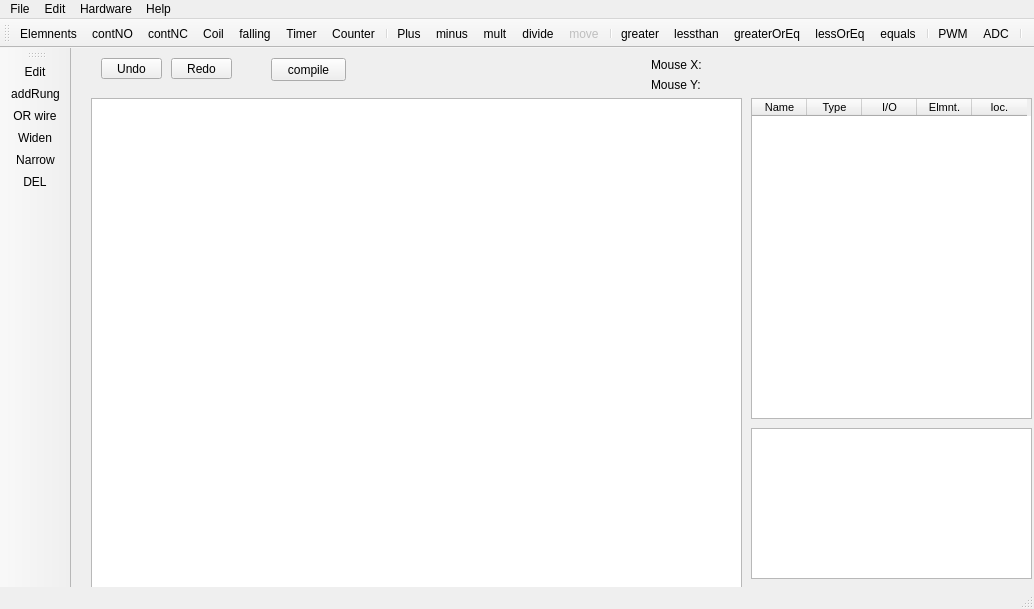
 <widget class="QMainWindow" name="MainWindow">
  <property name="geometry">
   <rect>
    <x>0</x>
    <y>0</y>
    <width>1034</width>
    <height>609</height>
   </rect>
  </property>
  <property name="windowTitle">
   <string>Waltech Ladder Maker</string>
  </property>
  <widget class="QWidget" name="centralwidget">
   <widget class="QGraphicsView" name="graphicsView">
    <property name="geometry">
     <rect>
      <x>20</x>
      <y>50</y>
      <width>651</width>
      <height>521</height>
     </rect>
    </property>
    <property name="sizePolicy">
     <sizepolicy hsizetype="Expanding" vsizetype="Expanding">
      <horstretch>0</horstretch>
      <verstretch>0</verstretch>
     </sizepolicy>
    </property>
    <property name="mouseTracking">
     <bool>true</bool>
    </property>
   </widget>
   <widget class="QLabel" name="label">
    <property name="geometry">
     <rect>
      <x>580</x>
      <y>10</y>
      <width>50</width>
      <height>13</height>
     </rect>
    </property>
    <property name="text">
     <string>Mouse X:</string>
    </property>
   </widget>
   <widget class="QLabel" name="label_2">
    <property name="geometry">
     <rect>
      <x>630</x>
      <y>10</y>
      <width>50</width>
      <height>13</height>
     </rect>
    </property>
    <property name="text">
     <string/>
    </property>
   </widget>
   <widget class="QLabel" name="label_3">
    <property name="geometry">
     <rect>
      <x>580</x>
      <y>30</y>
      <width>50</width>
      <height>13</height>
     </rect>
    </property>
    <property name="text">
     <string>Mouse Y:</string>
    </property>
   </widget>
   <widget class="QLabel" name="label_4">
    <property name="geometry">
     <rect>
      <x>630</x>
      <y>30</y>
      <width>50</width>
      <height>13</height>
     </rect>
    </property>
    <property name="text">
     <string/>
    </property>
   </widget>
   <widget class="QToolButton" name="undoBbutton">
    <property name="geometry">
     <rect>
      <x>30</x>
      <y>10</y>
      <width>61</width>
      <height>21</height>
     </rect>
    </property>
    <property name="text">
     <string>Undo</string>
    </property>
    <property name="icon">
     <iconset resource="toolbaricons.qrc">
      <normaloff>:/icons/icons/CurvedArrowRightDown.svg</normaloff>:/icons/icons/CurvedArrowRightDown.svg</iconset>
    </property>
    <property name="toolButtonStyle">
     <enum>Qt::ToolButtonTextBesideIcon</enum>
    </property>
   </widget>
   <widget class="QToolButton" name="redoButton">
    <property name="geometry">
     <rect>
      <x>100</x>
      <y>10</y>
      <width>61</width>
      <height>21</height>
     </rect>
    </property>
    <property name="text">
     <string>Redo</string>
    </property>
    <property name="icon">
     <iconset resource="toolbaricons.qrc">
      <normaloff>:/icons/icons/CurvedArrowLeftDown.svg</normaloff>:/icons/icons/CurvedArrowLeftDown.svg</iconset>
    </property>
    <property name="toolButtonStyle">
     <enum>Qt::ToolButtonTextBesideIcon</enum>
    </property>
   </widget>
   <widget class="QTableWidget" name="tableWidget">
    <property name="geometry">
     <rect>
      <x>680</x>
      <y>50</y>
      <width>281</width>
      <height>321</height>
     </rect>
    </property>
    <property name="font">
     <font>
      <pointsize>8</pointsize>
     </font>
    </property>
    <property name="editTriggers">
     <set>QAbstractItemView::NoEditTriggers</set>
    </property>
    <property name="selectionMode">
     <enum>QAbstractItemView::NoSelection</enum>
    </property>
    <property name="sortingEnabled">
     <bool>true</bool>
    </property>
    <property name="cornerButtonEnabled">
     <bool>false</bool>
    </property>
    <property name="columnCount">
     <number>5</number>
    </property>
    <attribute name="horizontalHeaderVisible">
     <bool>true</bool>
    </attribute>
    <attribute name="horizontalHeaderDefaultSectionSize">
     <number>55</number>
    </attribute>
    <attribute name="verticalHeaderVisible">
     <bool>false</bool>
    </attribute>
    <attribute name="verticalHeaderDefaultSectionSize">
     <number>14</number>
    </attribute>
    <column>
     <property name="text">
      <string>Name</string>
     </property>
     <property name="font">
      <font>
       <pointsize>8</pointsize>
      </font>
     </property>
    </column>
    <column>
     <property name="text">
      <string>Type</string>
     </property>
    </column>
    <column>
     <property name="text">
      <string>I/O</string>
     </property>
     <property name="font">
      <font>
       <pointsize>8</pointsize>
      </font>
     </property>
    </column>
    <column>
     <property name="text">
      <string>Elmnt.</string>
     </property>
     <property name="font">
      <font>
       <pointsize>8</pointsize>
      </font>
     </property>
    </column>
    <column>
     <property name="text">
      <string>loc.</string>
     </property>
     <property name="font">
      <font>
       <pointsize>8</pointsize>
      </font>
     </property>
    </column>
   </widget>
   <widget class="QPushButton" name="infoButton">
    <property name="geometry">
     <rect>
      <x>200</x>
      <y>10</y>
      <width>75</width>
      <height>23</height>
     </rect>
    </property>
    <property name="toolTip">
     <string>&lt;html&gt;&lt;head/&gt;&lt;body&gt;&lt;p&gt;Create hex file and upload it to the Hardware&lt;/p&gt;&lt;/body&gt;&lt;/html&gt;</string>
    </property>
    <property name="whatsThis">
     <string>&lt;html&gt;&lt;head/&gt;&lt;body&gt;&lt;p&gt;This buton starts the following: &lt;/p&gt;&lt;p&gt;- creation of C code.  &lt;/p&gt;&lt;p&gt;- compiling of that cod with GCC&lt;/p&gt;&lt;p&gt;- uploading of the resulting hex file to the hardware via USB&lt;/p&gt;&lt;/body&gt;&lt;/html&gt;</string>
    </property>
    <property name="text">
     <string>compile</string>
    </property>
   </widget>
   <widget class="QTextBrowser" name="textBrowser">
    <property name="geometry">
     <rect>
      <x>680</x>
      <y>380</y>
      <width>281</width>
      <height>151</height>
     </rect>
    </property>
   </widget>
  </widget>
  <widget class="QStatusBar" name="statusbar"/>
  <widget class="QToolBar" name="toolBar">
   <property name="cursor">
    <cursorShape>ArrowCursor</cursorShape>
   </property>
   <property name="contextMenuPolicy">
    <enum>Qt::PreventContextMenu</enum>
   </property>
   <property name="windowTitle">
    <string>Elements</string>
   </property>
   <attribute name="toolBarArea">
    <enum>TopToolBarArea</enum>
   </attribute>
   <attribute name="toolBarBreak">
    <bool>false</bool>
   </attribute>
   <addaction name="actionElemnents"/>
   <addaction name="actionContNO"/>
   <addaction name="actionContNC"/>
   <addaction name="actionCoil"/>
   <addaction name="actionFalling"/>
   <addaction name="actionTimer"/>
   <addaction name="actionCounter"/>
   <addaction name="separator"/>
   <addaction name="actionPlus"/>
   <addaction name="actionMinus"/>
   <addaction name="actionMult"/>
   <addaction name="actionDivide"/>
   <addaction name="actionMove"/>
   <addaction name="separator"/>
   <addaction name="actionGreater"/>
   <addaction name="actionLessthan"/>
   <addaction name="actionGreaterOrEq"/>
   <addaction name="actionLessOrEq"/>
   <addaction name="actionEquals"/>
   <addaction name="separator"/>
   <addaction name="actionPWM"/>
   <addaction name="actionADC"/>
   <addaction name="separator"/>
  </widget>
  <widget class="QMenuBar" name="menuBar">
   <property name="geometry">
    <rect>
     <x>0</x>
     <y>0</y>
     <width>1034</width>
     <height>21</height>
    </rect>
   </property>
   <widget class="QMenu" name="menuFile">
    <property name="title">
     <string>File</string>
    </property>
    <addaction name="actionClose"/>
    <addaction name="actionOpen"/>
    <addaction name="actionSave"/>
    <addaction name="actionSave_As"/>
   </widget>
   <widget class="QMenu" name="menuEdit">
    <property name="title">
     <string>Edit</string>
    </property>
    <addaction name="actionUndo"/>
    <addaction name="actionRedo"/>
   </widget>
   <widget class="QMenu" name="menuHelp">
    <property name="title">
     <string>Help</string>
    </property>
    <addaction name="actionWhatsThis"/>
    <addaction name="separator"/>
    <addaction name="actionUSBHelp"/>
    <addaction name="actionArduinoUno_IO"/>
    <addaction name="actionArduinoNano_IO"/>
    <addaction name="actionArduinoMega_IO"/>
    <addaction name="actionAbout"/>
   </widget>
   <widget class="QMenu" name="menuDiagnostics">
    <property name="title">
     <string>Hardware</string>
    </property>
    <addaction name="actionWaltech"/>
    <addaction name="actionArduinoUno"/>
    <addaction name="actionArduinoNano"/>
    <addaction name="actionArduinoMega"/>
    <addaction name="separator"/>
    <addaction name="actionCheck_HW_2"/>
   </widget>
   <addaction name="menuFile"/>
   <addaction name="menuEdit"/>
   <addaction name="menuDiagnostics"/>
   <addaction name="menuHelp"/>
  </widget>
  <widget class="QToolBar" name="toolBar_2">
   <property name="windowTitle">
    <string>toolBar_2</string>
   </property>
   <attribute name="toolBarArea">
    <enum>LeftToolBarArea</enum>
   </attribute>
   <attribute name="toolBarBreak">
    <bool>false</bool>
   </attribute>
   <addaction name="actionEdit_nTools"/>
   <addaction name="actionaddRung"/>
   <addaction name="actionORwire"/>
   <addaction name="actionWiden"/>
   <addaction name="actionNarrow"/>
   <addaction name="actionDEL"/>
  </widget>
  <action name="actionContNO">
   <property name="checkable">
    <bool>true</bool>
   </property>
   <property name="icon">
    <iconset resource="toolbaricons.qrc">
     <normaloff>:/icons/icons/contact_NO_button.svg</normaloff>:/icons/icons/contact_NO_button.svg</iconset>
   </property>
   <property name="text">
    <string>contNO</string>
   </property>
   <property name="toolTip">
    <string>Normally Open Contact</string>
   </property>
   <property name="whatsThis">
    <string>&lt;html&gt;&lt;head/&gt;&lt;body&gt;&lt;p&gt;&lt;span style=&quot; font-size:11pt; color:#000000;&quot;&gt;Inserts a Normally Open Contact in the ladder. &lt;/span&gt;&lt;span style=&quot; font-size:10pt; color:#000000;&quot;&gt;&lt;br/&gt;&lt;br/&gt;--A dialog window will appear.&lt;br/&gt;--Choose an input from the dropdown menu.&lt;br/&gt;--If &amp;quot;internal&amp;quot; selected and name is shared, the state will come from a Coil&lt;/span&gt;&lt;span style=&quot; color:#000000;&quot;/&gt;&lt;/p&gt;&lt;/body&gt;&lt;/html&gt;</string>
   </property>
  </action>
  <action name="actionContNC">
   <property name="checkable">
    <bool>true</bool>
   </property>
   <property name="icon">
    <iconset resource="toolbaricons.qrc">
     <normaloff>:/icons/icons/contact_NC_button.svg</normaloff>:/icons/icons/contact_NC_button.svg</iconset>
   </property>
   <property name="text">
    <string>contNC</string>
   </property>
   <property name="toolTip">
    <string>Normally Closed Contact</string>
   </property>
   <property name="whatsThis">
    <string>&lt;html&gt;&lt;head/&gt;&lt;body&gt;&lt;p&gt;&lt;span style=&quot; font-family:'Sans Serif'; font-size:11pt; color:#000000;&quot;&gt;Inserts a Normally Closed Contact in the ladder. &lt;br/&gt;&lt;br/&gt;--A dialog window will appear.&lt;br/&gt;--Choose an input from the dropdown menu.&lt;br/&gt;--If &amp;quot;internal&amp;quot; selected and name is shared, the state will come from a Coil &lt;/span&gt;&lt;/p&gt;&lt;/body&gt;&lt;/html&gt;</string>
   </property>
  </action>
  <action name="actionCoil">
   <property name="checkable">
    <bool>true</bool>
   </property>
   <property name="icon">
    <iconset resource="toolbaricons.qrc">
     <normaloff>:/icons/icons/Coil_button.svg</normaloff>:/icons/icons/Coil_button.svg</iconset>
   </property>
   <property name="text">
    <string>Coil</string>
   </property>
   <property name="toolTip">
    <string>Coil</string>
   </property>
   <property name="whatsThis">
    <string>&lt;html&gt;&lt;head/&gt;&lt;body&gt;&lt;p&gt;&lt;span style=&quot; font-size:11pt; color:#000000;&quot;&gt;Inserts a Coil in the ladder. &lt;br/&gt;&lt;br/&gt;--A dialog window will appear.&lt;br/&gt;--Choose an Output from the dropdown menu.&lt;br/&gt;--If &amp;quot;internal&amp;quot; selected and name is shared with another element, the state of this coil will pass to that element.&lt;/span&gt;&lt;/p&gt;&lt;/body&gt;&lt;/html&gt;</string>
   </property>
  </action>
  <action name="actionClose">
   <property name="text">
    <string>Close</string>
   </property>
  </action>
  <action name="actionUndo">
   <property name="text">
    <string>undo</string>
   </property>
   <property name="shortcut">
    <string>Ctrl+Z</string>
   </property>
  </action>
  <action name="actionRedo">
   <property name="text">
    <string>redo</string>
   </property>
   <property name="shortcut">
    <string>Ctrl+R</string>
   </property>
  </action>
  <action name="actionaddRung">
   <property name="checkable">
    <bool>true</bool>
   </property>
   <property name="icon">
    <iconset resource="toolbaricons.qrc">
     <normaloff>:/icons/icons/rung.png</normaloff>:/icons/icons/rung.png</iconset>
   </property>
   <property name="text">
    <string>addRung</string>
   </property>
   <property name="toolTip">
    <string>Add a Rung</string>
   </property>
   <property name="whatsThis">
    <string>&lt;html&gt;&lt;head/&gt;&lt;body&gt;&lt;span style=&quot; font-size:11pt; color:#000000;&quot;&gt;&lt;p&gt;Add a rung&lt;/p&gt;&lt;p&gt;Note: rungs can be converted to OR branches with the vertical wire tool.&lt;/p&gt;&lt;/body&gt;&lt;/html&gt;</string>
   </property>
  </action>
  <action name="actionWiden">
   <property name="checkable">
    <bool>true</bool>
   </property>
   <property name="icon">
    <iconset resource="toolbaricons.qrc">
     <normaloff>:/icons/icons/widen.png</normaloff>:/icons/icons/widen.png</iconset>
   </property>
   <property name="text">
    <string>Widen</string>
   </property>
   <property name="toolTip">
    <string>Widen rung</string>
   </property>
   <property name="whatsThis">
    <string>&lt;html&gt;&lt;head/&gt;&lt;body&gt;&lt;span style=&quot; font-size:11pt; color:#000000;&quot;&gt;&lt;p&gt;Makes the entire ladder one element width wider.&lt;/p&gt;&lt;/body&gt;&lt;/html&gt;</string>
   </property>
  </action>
  <action name="actionOpen">
   <property name="text">
    <string>Open</string>
   </property>
  </action>
  <action name="actionNew">
   <property name="text">
    <string>New</string>
   </property>
  </action>
  <action name="actionSave">
   <property name="text">
    <string>Save</string>
   </property>
  </action>
  <action name="actionDEL">
   <property name="checkable">
    <bool>true</bool>
   </property>
   <property name="icon">
    <iconset resource="toolbaricons.qrc">
     <normaloff>:/icons/icons/del.png</normaloff>:/icons/icons/del.png</iconset>
   </property>
   <property name="text">
    <string>DEL</string>
   </property>
   <property name="toolTip">
    <string>&lt;html&gt;&lt;head/&gt;&lt;body&gt;&lt;p&gt;Delete an element or empty rung &lt;/p&gt;&lt;/body&gt;&lt;/html&gt;</string>
   </property>
   <property name="whatsThis">
    <string>&lt;html&gt;&lt;head/&gt;&lt;body&gt;&lt;span style=&quot; font-size:11pt; color:#000000;&quot;&gt;&lt;p&gt;Delete an element&lt;/p&gt;&lt;p&gt;Delete an empty rung&lt;/p&gt;&lt;p&gt;Note: Use the vertical wire (OR) to delete branches. &lt;/p&gt;&lt;/body&gt;&lt;/html&gt;</string>
   </property>
  </action>
  <action name="actionORwire">
   <property name="checkable">
    <bool>true</bool>
   </property>
   <property name="icon">
    <iconset resource="toolbaricons.qrc">
     <normaloff>:/icons/icons/ORwire.png</normaloff>:/icons/icons/ORwire.png</iconset>
   </property>
   <property name="text">
    <string>OR wire</string>
   </property>
   <property name="toolTip">
    <string>&lt;html&gt;&lt;head/&gt;&lt;body&gt;&lt;p&gt;Toggles vertical wire to to OR branch.&lt;/p&gt;&lt;p&gt;Connects Rung to Rung below, Becomes OR branch&lt;/p&gt;&lt;/body&gt;&lt;/html&gt;</string>
   </property>
   <property name="whatsThis">
    <string>&lt;html&gt;&lt;head/&gt;&lt;body&gt;&lt;span style=&quot; font-size:11pt; color:#000000;&quot;&gt;&lt;p&gt;--Click to add or remove a vertical wire&lt;/p&gt;&lt;p&gt;--This tool can link rungs together to make an OR branch.&lt;/p&gt;&lt;p&gt;--Use this tool to widen or shrink the OR branch&lt;/p&gt;&lt;/body&gt;&lt;/html&gt;</string>
   </property>
  </action>
  <action name="actionNarrow">
   <property name="checkable">
    <bool>true</bool>
   </property>
   <property name="icon">
    <iconset resource="toolbaricons.qrc">
     <normaloff>:/icons/icons/narrow.png</normaloff>:/icons/icons/narrow.png</iconset>
   </property>
   <property name="text">
    <string>Narrow</string>
   </property>
   <property name="toolTip">
    <string>Remove extra empty locations</string>
   </property>
   <property name="whatsThis">
    <string>&lt;html&gt;&lt;head/&gt;&lt;body&gt;&lt;span style=&quot; font-size:11pt; color:#000000;&quot;&gt;&lt;p&gt;Narrows the ladder by one element width&lt;/p&gt;&lt;/body&gt;&lt;/html&gt;</string>
   </property>
  </action>
  <action name="actionFalling">
   <property name="checkable">
    <bool>true</bool>
   </property>
   <property name="icon">
    <iconset resource="toolbaricons.qrc">
     <normaloff>:/icons/icons/falling_button.svg</normaloff>:/icons/icons/falling_button.svg</iconset>
   </property>
   <property name="text">
    <string>falling</string>
   </property>
   <property name="toolTip">
    <string>Falling edge</string>
   </property>
   <property name="whatsThis">
    <string>&lt;html&gt;&lt;head/&gt;&lt;body&gt;&lt;p&gt;&lt;span style=&quot; font-size:11pt; color:#000000;&quot;&gt;Inserts a falling Edge in the ladder. &lt;br/&gt;&lt;br/&gt;--Creates a 10ns pulse on the rung-out when a falling edge is dected at the rung-in&lt;/span&gt;&lt;br/&gt;&lt;/p&gt;&lt;/body&gt;&lt;/html&gt;</string>
   </property>
  </action>
  <action name="actionTimer">
   <property name="checkable">
    <bool>true</bool>
   </property>
   <property name="icon">
    <iconset resource="toolbaricons.qrc">
     <normaloff>:/icons/icons/timer_button.svg</normaloff>:/icons/icons/timer_button.svg</iconset>
   </property>
   <property name="text">
    <string>Timer</string>
   </property>
   <property name="toolTip">
    <string>Timer</string>
   </property>
   <property name="whatsThis">
    <string>&lt;html&gt;&lt;head/&gt;&lt;body&gt;&lt;p&gt;&lt;span style=&quot; font-size:11pt; color:#000000;&quot;&gt;Inserts a Timer in the ladder. &lt;br/&gt;&lt;br/&gt;--A dialog window will appear.&lt;br/&gt;--Set the time delay.  10 min max (655 sec)&lt;br/&gt;--If rung-in state goes True and stays that way for the delay duration, the rung-out will go True.  &lt;br/&gt;--Timer is reset when the rung-in state goes False&lt;/p&gt;&lt;/body&gt;&lt;/html&gt;</string>
   </property>
  </action>
  <action name="actionCounter">
   <property name="checkable">
    <bool>true</bool>
   </property>
   <property name="icon">
    <iconset resource="toolbaricons.qrc">
     <normaloff>:/icons/icons/counter_button.svg</normaloff>:/icons/icons/counter_button.svg</iconset>
   </property>
   <property name="text">
    <string>Counter</string>
   </property>
   <property name="toolTip">
    <string>Counter</string>
   </property>
   <property name="whatsThis">
    <string>&lt;html&gt;&lt;head/&gt;&lt;body&gt;&lt;p&gt;&lt;span style=&quot; font-size:11pt; color:#000000;&quot;&gt;Inserts a Counter in the ladder. &lt;br/&gt;&lt;br/&gt;--A dialog window will appear.&lt;br/&gt;--Set the number of counts (setpoint).  65535 max.&lt;br/&gt;--If rung-in state goes True setpoint number of times, the rung-out will go True. &lt;br/&gt;--Choose a name.  If shared with a Coil, this will provide a Reset.&lt;/p&gt;&lt;/body&gt;&lt;/html&gt;</string>
   </property>
  </action>
  <action name="actionEdit_nTools">
   <property name="text">
    <string>Edit</string>
   </property>
  </action>
  <action name="actionElemnents">
   <property name="text">
    <string>Elemnents</string>
   </property>
  </action>
  <action name="actionWhatsThis">
   <property name="text">
    <string>WhatsThis</string>
   </property>
   <property name="toolTip">
    <string>&lt;html&gt;&lt;head/&gt;&lt;body&gt;&lt;p&gt;Click this to get help with a tool&lt;/p&gt;&lt;/body&gt;&lt;/html&gt;</string>
   </property>
  </action>
  <action name="actionCheck_HW">
   <property name="text">
    <string>Test Hardware</string>
   </property>
   <property name="toolTip">
    <string>&lt;html&gt;&lt;head/&gt;&lt;body&gt;&lt;p&gt;Checks USB&lt;/p&gt;&lt;/body&gt;&lt;/html&gt;</string>
   </property>
   <property name="whatsThis">
    <string>Checks USB connection, programmer, and controller.</string>
   </property>
  </action>
  <action name="actionUSBHelp">
   <property name="text">
    <string>USB</string>
   </property>
  </action>
  <action name="actionSettings">
   <property name="checkable">
    <bool>true</bool>
   </property>
   <property name="text">
    <string>Settings</string>
   </property>
  </action>
  <action name="actionWaltech">
   <property name="checkable">
    <bool>true</bool>
   </property>
   <property name="checked">
    <bool>true</bool>
   </property>
   <property name="text">
    <string>Waltech</string>
   </property>
   <property name="autoRepeat">
    <bool>false</bool>
   </property>
   <property name="menuRole">
    <enum>QAction::ApplicationSpecificRole</enum>
   </property>
  </action>
  <action name="actionArduinoUno">
   <property name="checkable">
    <bool>true</bool>
   </property>
   <property name="text">
    <string>Arduino Uno</string>
   </property>
   <property name="menuRole">
    <enum>QAction::ApplicationSpecificRole</enum>
   </property>
  </action>
  <action name="actionCheck_HW_2">
   <property name="text">
    <string>Test USB</string>
   </property>
   <property name="toolTip">
    <string>Test USB connection, drver, programmer, hardware</string>
   </property>
  </action>
  <action name="actionArduinoUno_IO">
   <property name="text">
    <string>Arduino Uno IO</string>
   </property>
  </action>
  <action name="actionSave_As">
   <property name="text">
    <string>Save As</string>
   </property>
  </action>
  <action name="actionAbout">
   <property name="text">
    <string>About</string>
   </property>
  </action>
  <action name="actionPlus">
   <property name="checkable">
    <bool>true</bool>
   </property>
   <property name="icon">
    <iconset resource="toolbaricons.qrc">
     <normaloff>:/icons/icons/plus.svg</normaloff>:/icons/icons/plus.svg</iconset>
   </property>
   <property name="text">
    <string>Plus</string>
   </property>
   <property name="whatsThis">
    <string>&lt;html&gt;&lt;head/&gt;&lt;body&gt;&lt;span style=&quot; font-size:11pt; color:#000000;&quot;&gt;&lt;p&gt;Add. &lt;/p&gt;&lt;p&gt;Must be paced on far right.&lt;/p&gt;&lt;p&gt;Sources can be a constant or a name of another element. &lt;/p&gt;&lt;p&gt;sources and result are 16 bit signed.  (-32767 to 32767)&lt;/p&gt;&lt;/body&gt;&lt;/html&gt;</string>
   </property>
  </action>
  <action name="actionMinus">
   <property name="checkable">
    <bool>true</bool>
   </property>
   <property name="icon">
    <iconset resource="toolbaricons.qrc">
     <normaloff>:/icons/icons/minus.svg</normaloff>:/icons/icons/minus.svg</iconset>
   </property>
   <property name="text">
    <string>minus</string>
   </property>
   <property name="whatsThis">
    <string>&lt;html&gt;&lt;head/&gt;&lt;body&gt;&lt;span style=&quot; font-size:11pt; color:#000000;&quot;&gt;&lt;p&gt;Subtract. &lt;/p&gt;&lt;p&gt;Must be paced on far right.&lt;/p&gt;&lt;p&gt;Sources can be a constant or a name of another element. &lt;/p&gt;&lt;p&gt;sources and result are 16 bit signed.  (-32767 to 32767)&lt;/p&gt;&lt;p&gt;&lt;br/&gt;&lt;/p&gt;&lt;/body&gt;&lt;/html&gt;</string>
   </property>
  </action>
  <action name="actionEquals">
   <property name="checkable">
    <bool>true</bool>
   </property>
   <property name="icon">
    <iconset resource="toolbaricons.qrc">
     <normaloff>:/icons/icons/equ.svg</normaloff>:/icons/icons/equ.svg</iconset>
   </property>
   <property name="text">
    <string>equals</string>
   </property>
   <property name="whatsThis">
    <string>&lt;html&gt;&lt;head/&gt;&lt;body&gt;&lt;p&gt;Comparison: Equals.&lt;/p&gt;&lt;p&gt;Conductive if true.&lt;/p&gt;&lt;p&gt;Sources can be a constant or a name of another element. &lt;/p&gt;&lt;p&gt;&lt;br/&gt;&lt;/p&gt;&lt;/body&gt;&lt;/html&gt;</string>
   </property>
  </action>
  <action name="actionMove">
   <property name="checkable">
    <bool>true</bool>
   </property>
   <property name="enabled">
    <bool>false</bool>
   </property>
   <property name="icon">
    <iconset resource="toolbaricons.qrc">
     <normaloff>:/icons/icons/move.svg</normaloff>:/icons/icons/move.svg</iconset>
   </property>
   <property name="text">
    <string>move</string>
   </property>
   <property name="visible">
    <bool>false</bool>
   </property>
  </action>
  <action name="actionDivide">
   <property name="checkable">
    <bool>true</bool>
   </property>
   <property name="icon">
    <iconset resource="toolbaricons.qrc">
     <normaloff>:/icons/icons/divide.svg</normaloff>:/icons/icons/divide.svg</iconset>
   </property>
   <property name="text">
    <string>divide</string>
   </property>
   <property name="whatsThis">
    <string>&lt;html&gt;&lt;head/&gt;&lt;body&gt;&lt;span style=&quot; font-size:11pt; color:#000000;&quot;&gt;&lt;p&gt;Divide. &lt;/p&gt;&lt;p&gt;Must be paced on far right.&lt;/p&gt;&lt;p&gt;Sources can be a constant or a name of another element. &lt;/p&gt;&lt;p&gt;sources and result are 16 bit signed.  (-32767 to 32767)&lt;/p&gt;&lt;p&gt;Divide by zero OK.&lt;/p&gt;&lt;/body&gt;&lt;/html&gt;</string>
   </property>
  </action>
  <action name="actionMult">
   <property name="checkable">
    <bool>true</bool>
   </property>
   <property name="icon">
    <iconset resource="toolbaricons.qrc">
     <normaloff>:/icons/icons/times.svg</normaloff>:/icons/icons/times.svg</iconset>
   </property>
   <property name="text">
    <string>mult</string>
   </property>
   <property name="whatsThis">
    <string>&lt;html&gt;&lt;head/&gt;&lt;body&gt;&lt;span style=&quot; font-size:11pt; color:#000000;&quot;&gt;&lt;p&gt;Multiply.&lt;/p&gt;&lt;p&gt;Must be paced on far right.&lt;/p&gt;&lt;p&gt;Sources can be a constant or a name of another element. &lt;/p&gt;&lt;p&gt;sources and result are 16 bit signed.  (-32767 to 32767)&lt;/p&gt;&lt;/body&gt;&lt;/html&gt;</string>
   </property>
  </action>
  <action name="actionGreater">
   <property name="checkable">
    <bool>true</bool>
   </property>
   <property name="icon">
    <iconset resource="toolbaricons.qrc">
     <normaloff>:/icons/icons/greater_than.svg</normaloff>:/icons/icons/greater_than.svg</iconset>
   </property>
   <property name="text">
    <string>greater</string>
   </property>
   <property name="whatsThis">
    <string>&lt;html&gt;&lt;head/&gt;&lt;body&gt;&lt;span style=&quot; font-size:11pt; color:#000000;&quot;&gt;&lt;p&gt;Comparison: Greater Than.&lt;/p&gt;&lt;p&gt;Conductive if true.&lt;/p&gt;&lt;p&gt;Sources can be a constant or a name of another element.&lt;/p&gt;&lt;/body&gt;&lt;/html&gt;</string>
   </property>
  </action>
  <action name="actionLessthan">
   <property name="checkable">
    <bool>true</bool>
   </property>
   <property name="icon">
    <iconset resource="toolbaricons.qrc">
     <normaloff>:/icons/icons/less_than.svg</normaloff>:/icons/icons/less_than.svg</iconset>
   </property>
   <property name="text">
    <string>lessthan</string>
   </property>
   <property name="whatsThis">
    <string>&lt;html&gt;&lt;head/&gt;&lt;body&gt;&lt;span style=&quot; font-size:11pt; color:#000000;&quot;&gt;&lt;p&gt;Comparison: Less Than.&lt;/p&gt;&lt;p&gt;Conductive if true.&lt;/p&gt;&lt;p&gt;Sources can be a constant or a name of another element.&lt;/p&gt;&lt;/body&gt;&lt;/html&gt;</string>
   </property>
  </action>
  <action name="actionGreaterOrEq">
   <property name="checkable">
    <bool>true</bool>
   </property>
   <property name="icon">
    <iconset resource="toolbaricons.qrc">
     <normaloff>:/icons/icons/greater_than_or_eq.svg</normaloff>:/icons/icons/greater_than_or_eq.svg</iconset>
   </property>
   <property name="text">
    <string>greaterOrEq</string>
   </property>
   <property name="whatsThis">
    <string>&lt;html&gt;&lt;head/&gt;&lt;body&gt;&lt;span style=&quot; font-size:11pt; color:#000000;&quot;&gt;&lt;p&gt;Comparison: Greater Than or Equal.&lt;/p&gt;&lt;p&gt;Conductive if true.&lt;/p&gt;&lt;p&gt;Sources can be a constant or a name of another element.&lt;/p&gt;&lt;/body&gt;&lt;/html&gt;</string>
   </property>
  </action>
  <action name="actionLessOrEq">
   <property name="checkable">
    <bool>true</bool>
   </property>
   <property name="icon">
    <iconset resource="toolbaricons.qrc">
     <normaloff>:/icons/icons/less_than_or_eq.svg</normaloff>:/icons/icons/less_than_or_eq.svg</iconset>
   </property>
   <property name="text">
    <string>lessOrEq</string>
   </property>
   <property name="whatsThis">
    <string>&lt;html&gt;&lt;head/&gt;&lt;body&gt;&lt;p&gt;Comparison: Less Than or Equal.&lt;/p&gt;&lt;p&gt;Conductive if true.&lt;/p&gt;&lt;p&gt;Sources can be a constant or a name of another element.&lt;/p&gt;&lt;/body&gt;&lt;/html&gt;</string>
   </property>
  </action>
  <action name="actionPWM">
   <property name="checkable">
    <bool>true</bool>
   </property>
   <property name="icon">
    <iconset resource="toolbaricons.qrc">
     <normaloff>:/icons/icons/PWM.svg</normaloff>:/icons/icons/PWM.svg</iconset>
   </property>
   <property name="text">
    <string>PWM</string>
   </property>
   <property name="whatsThis">
    <string>&lt;html&gt;&lt;head/&gt;&lt;body&gt;&lt;p&gt;&lt;span style=&quot; color:#000000;&quot;&gt;Pulse width modulated output. &lt;/span&gt;&lt;/p&gt;&lt;p&gt;&lt;span style=&quot; color:#000000;&quot;&gt;Must be placed on far right.&lt;/span&gt;&lt;/p&gt;&lt;p&gt;&lt;span style=&quot; color:#000000;&quot;&gt;Active if rung in state True.&lt;/span&gt;&lt;/p&gt;&lt;p&gt;&lt;span style=&quot; color:#000000;&quot;&gt;Menu item will be greyed if PWM not available on this hardware.&lt;/span&gt;&lt;/p&gt;&lt;p&gt;&lt;span style=&quot; color:#000000;&quot;&gt;If output set to &amp;quot;Internal&amp;quot; PWM will be de-activated&lt;/span&gt;&lt;/p&gt;&lt;p&gt;&lt;span style=&quot; color:#000000;&quot;&gt;NOTES:&lt;/span&gt;&lt;/p&gt;&lt;p&gt;&lt;span style=&quot; color:#000000;&quot;&gt;If two PWM elements exist in the ladder with the same hardware output, the first active one will apply. This allows to set a single output to different levels.&lt;/span&gt;&lt;/p&gt;&lt;p&gt;&lt;span style=&quot; color:#000000;&quot;&gt;The PWM frequency is fixed at 16khz. &lt;/span&gt;&lt;/p&gt;&lt;/body&gt;&lt;/html&gt;</string>
   </property>
  </action>
  <action name="actionADC">
   <property name="checkable">
    <bool>true</bool>
   </property>
   <property name="icon">
    <iconset resource="toolbaricons.qrc">
     <normaloff>:/icons/icons/ADC.svg</normaloff>:/icons/icons/ADC.svg</iconset>
   </property>
   <property name="text">
    <string>ADC</string>
   </property>
   <property name="whatsThis">
    <string>&lt;html&gt;&lt;head/&gt;&lt;body&gt;&lt;span style=&quot; font-size:11pt; color:#000000;&quot;&gt;&lt;p&gt;ADC. Measure Voltage.&lt;/p&gt;&lt;p&gt;Ten bit output (0 to 1024)&lt;/p&gt;&lt;p&gt;5v (AVcc) refrence.  value = (Vin x 1024)÷5&lt;/p&gt;&lt;p&gt;Must be placed on far right.&lt;/p&gt;&lt;p&gt;Active if rung in state True.&lt;/p&gt;&lt;p&gt;Menu item will be greyed if ADC not available on this hardware.&lt;/p&gt;&lt;p&gt;if input set to &amp;quot;Internal&amp;quot; ADC will be de-activated.&lt;/p&gt;&lt;p&gt;&lt;br/&gt;&lt;/p&gt;&lt;/body&gt;&lt;/html&gt;</string>
   </property>
  </action>
  <action name="actionArduinoMega_IO">
   <property name="text">
    <string>Arduino Mega IO</string>
   </property>
  </action>
  <action name="actionArduinoMega">
   <property name="checkable">
    <bool>true</bool>
   </property>
   <property name="text">
    <string>Arduino Mega</string>
   </property>
  </action>
  <action name="actionArduinoNano">
   <property name="checkable">
    <bool>true</bool>
   </property>
   <property name="text">
    <string>Arduino Nano</string>
   </property>
   <property name="menuRole">
    <enum>QAction::ApplicationSpecificRole</enum>
   </property>
  </action>
  <action name="actionArduinoNano_IO">
   <property name="text">
    <string>Arduino Nano IO</string>
   </property>
  </action>
 </widget>
